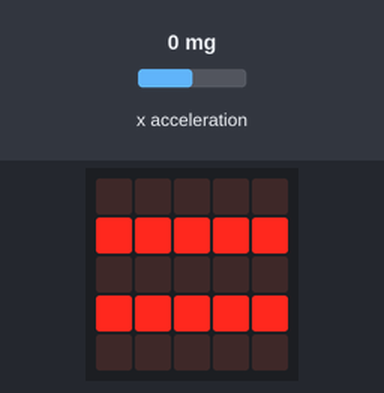
Bench run of a program on a simulated BBC micro:bit (MakeCode). On the bench: the board's 5×5 LED display. The inputs (shaded band) are chosen by the test bench; at power-on: x acceleration 0 mg.

Above: at 1.2 s.
1.3 s: x acceleration set to -93 mg
2.8 s: x acceleration set to -106 mg
At 3.7 s:
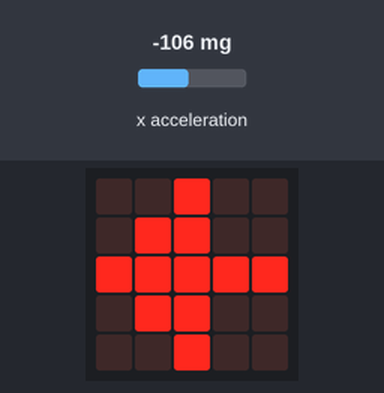
4.4 s: x acceleration set to 750 mg
At 5.1 s:
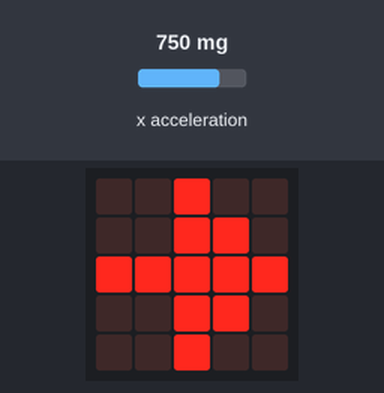
6.1 s: x acceleration set to 110 mg
7.6 s: x acceleration set to 95 mg
At 8.3 s:
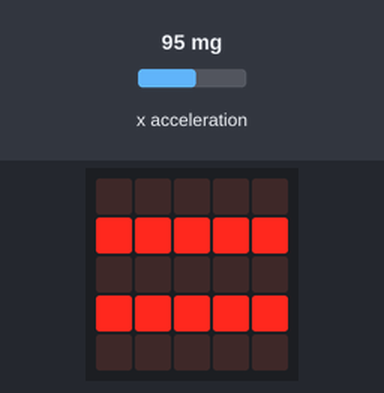
9.4 s: x acceleration set to -1440 mg
At 10.1 s:
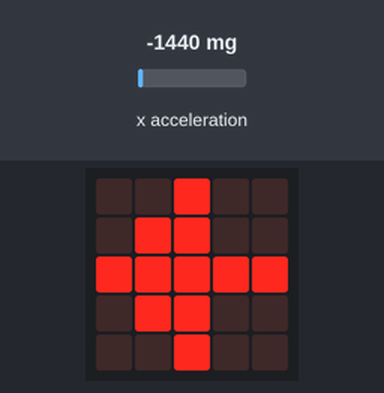
Timing chart, 0 to 12.1 s (numbered marks = the images above; inputs shaded):
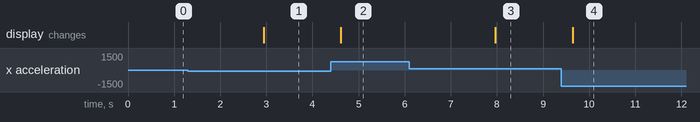

The program:

main.ts
```typescript
basic.forever(function () {
    if (input.acceleration(Dimension.X) < -100) {
        basic.showLeds(`
            . . # . .
            . # # . .
            # # # # #
            . # # . .
            . . # . .
            `)
    }
    if (input.acceleration(Dimension.X) > 100) {
        basic.showLeds(`
            . . # . .
            . . # # .
            # # # # #
            . . # # .
            . . # . .
            `)
    }
    if (input.acceleration(Dimension.X) < 100 && input.acceleration(Dimension.X) > -100) {
        basic.showLeds(`
            . . . . .
            # # # # #
            . . . . .
            # # # # #
            . . . . .
            `)
    }
})
```

test.ts
```typescript
// aquí va el archivo "tests"; esto no se compilará cuando este paquete se utilice como una extensión.
```

Measured:
- the behaviour switches between -100 and -101 mg on x acceleration (found by bisection; images 0 and 1)
- the behaviour switches between 100 and 99 mg on x acceleration (found by bisection; images 2 and 3)
- after the input at 1.3 s, every drawn part: stays the same
- after the input at 2.8 s, the display: changes after 0.14 s (image 1)
- after the input at 4.4 s, the display: changes after 0.22 s (image 2)
- after the input at 6.1 s, every drawn part: stays the same
- after the input at 7.6 s, the display: changes after 0.37 s (image 3)
- after the input at 9.4 s, the display: changes after 0.25 s (image 4)
